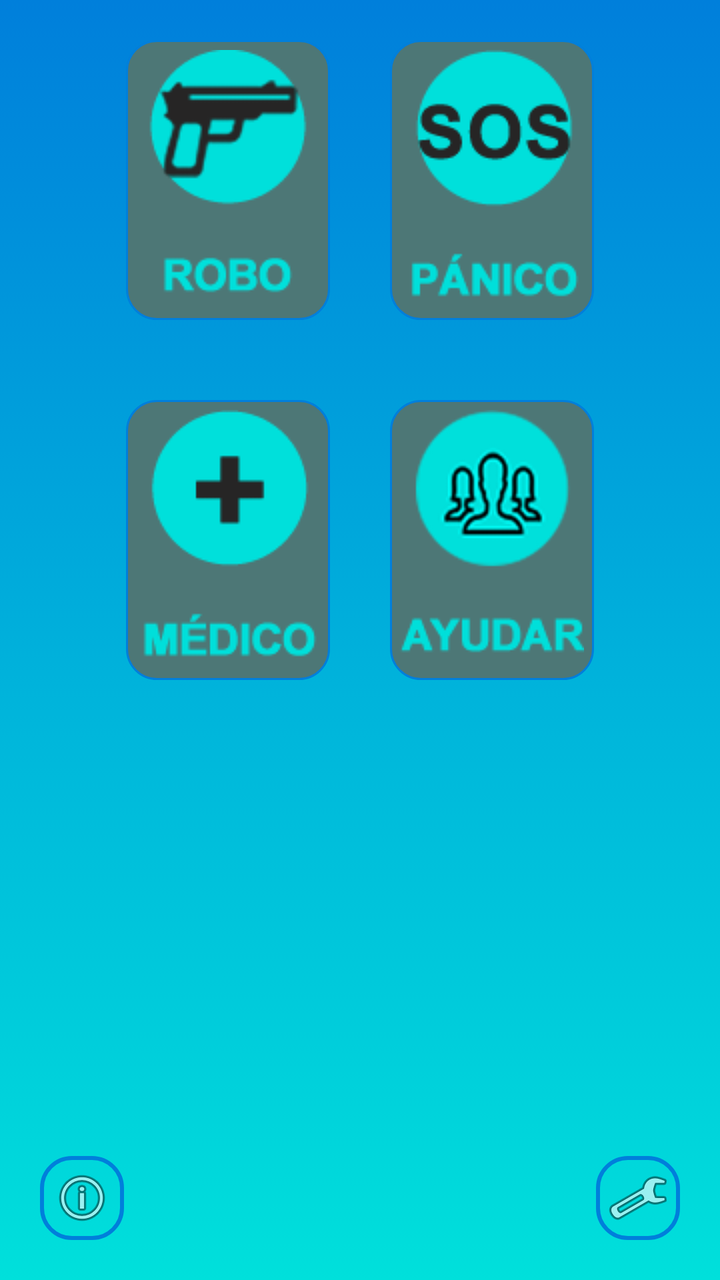
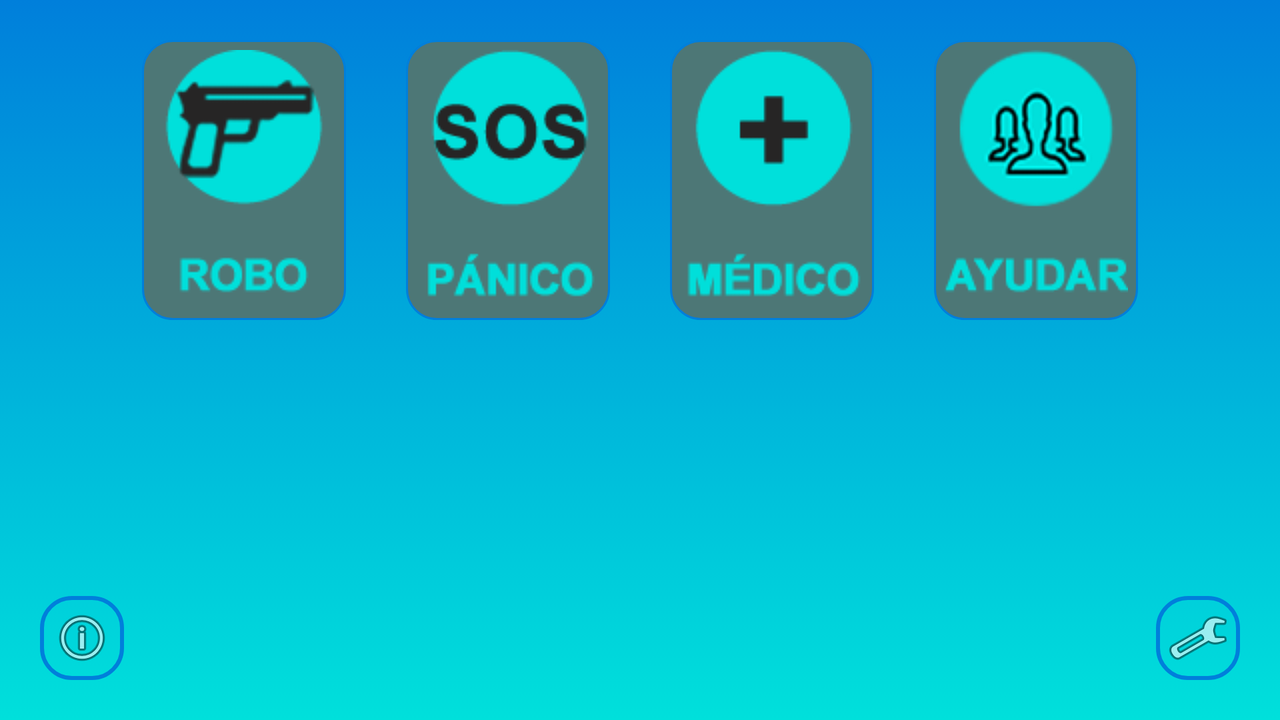

First picture: res/layout/ on a phone held upright. Second picture: the repository's own variant of that layout, on a device whose configuration matches the variant's folder. Source for both follows.
<!-- AndroidManifest.xml: application theme AppTheme -->
<!-- res/layout/activity_menu_principal.xml -->
<?xml version="1.0" encoding="utf-8"?>
<androidx.constraintlayout.widget.ConstraintLayout xmlns:android="http://schemas.android.com/apk/res/android"
    xmlns:app="http://schemas.android.com/apk/res-auto"
    xmlns:tools="http://schemas.android.com/tools"
    android:layout_width="match_parent"
    android:layout_height="match_parent"
    android:background="@drawable/degrade"
    tools:context=".MenuPrincipalActivity">

    <FrameLayout
        android:id="@+id/frameHeader"
        android:layout_width="match_parent"
        android:layout_height="wrap_content"
        app:layout_constraintTop_toTopOf="parent" />

    <ImageButton
        android:id="@+id/btnPerfil"
        android:layout_width="wrap_content"
        android:layout_height="wrap_content"
        android:layout_marginStart="20dp"
        android:layout_marginBottom="20dp"
        android:background="@drawable/boton"
        android:padding="5dp"
        app:layout_constraintBottom_toBottomOf="parent"
        app:layout_constraintStart_toStartOf="parent"
        app:srcCompat="@android:drawable/ic_menu_info_details" />

    <ImageButton
        android:id="@+id/btnConfiguracion"
        android:layout_width="wrap_content"
        android:layout_height="wrap_content"
        android:layout_marginEnd="20dp"
        android:layout_marginBottom="20dp"
        android:background="@drawable/boton"
        android:padding="5dp"
        app:layout_constraintBottom_toBottomOf="parent"
        app:layout_constraintEnd_toEndOf="parent"
        app:srcCompat="@android:drawable/ic_menu_preferences" />

    <TableLayout
        android:layout_width="wrap_content"
        android:layout_height="wrap_content"
        app:layout_constraintEnd_toEndOf="parent"
        app:layout_constraintHorizontal_bias="0.5"
        app:layout_constraintStart_toStartOf="parent"
        app:layout_constraintTop_toBottomOf="@id/frameHeader">

        <TableRow
            android:layout_width="wrap_content"
            android:layout_height="wrap_content"
            android:layout_margin="20dp">

            <ImageButton
                android:id="@+id/btnRobo"
                android:layout_width="wrap_content"
                android:layout_height="wrap_content"
                android:layout_column="0"
                android:layout_marginEnd="@dimen/menuprincipal_boton_margen"
                android:background="@drawable/menu_principal_row"
                android:padding="5dp"
                app:srcCompat="@drawable/menuprincipal_iconorobo" />

            <ImageButton
                android:id="@+id/btnSos"
                android:layout_width="wrap_content"
                android:layout_height="wrap_content"
                android:layout_column="1"
                android:background="@drawable/menu_principal_row"
                android:padding="5dp"
                app:srcCompat="@drawable/menuprincipal_iconopanico" />
        </TableRow>

        <TableRow
            android:layout_width="wrap_content"
            android:layout_height="wrap_content"
            android:layout_margin="20dp">

            <ImageButton
                android:id="@+id/btnAmbulancia"
                android:layout_width="wrap_content"
                android:layout_height="wrap_content"
                android:layout_column="0"
                android:layout_marginEnd="@dimen/menuprincipal_boton_margen"
                android:background="@drawable/menu_principal_row"
                android:padding="5dp"
                app:srcCompat="@drawable/menuprincipal_iconoambulancia" />

            <ImageButton
                android:id="@+id/btnAdicionales"
                android:layout_width="wrap_content"
                android:layout_height="wrap_content"
                android:layout_column="1"
                android:background="@drawable/menu_principal_row"
                android:padding="5dp"
                app:srcCompat="@drawable/menuprincipal_iconoayudavecino" />
        </TableRow>
    </TableLayout>


</androidx.constraintlayout.widget.ConstraintLayout>
<!-- resources referenced by this layout -->
<resources>
  <dimen name="menuprincipal_boton_margen">30dp</dimen>
  <!-- drawable boton (drawable) -->
  <?xml version="1.0" encoding="utf-8"?>
  <selector xmlns:android="http://schemas.android.com/apk/res/android">
      <item android:state_pressed="true" >
          <shape android:shape="rectangle" >
              <corners android:radius="15dip" />
              <stroke android:width="2dip" />
          </shape>
          <color android:color="@color/textoBoton"/>
      </item>
      <item android:state_focused="true">
          <shape android:shape="rectangle" >
              <corners android:radius="15dip" />
              <stroke android:width="2dip" android:color="@color/colorPrimary" />
          </shape>
          <color android:color="@color/textoBoton"/>
      </item>
      <item >
          <shape android:shape="rectangle"  >
              <corners android:radius="15dip" />
              <stroke android:width="2dip" android:color="@color/colorPrimary" />
          </shape>
          <color android:color="@color/textoBoton"/>
      </item>
  </selector>
  <!-- drawable degrade (drawable) -->
  <?xml version="1.0" encoding="utf-8"?>
  <selector xmlns:android="http://schemas.android.com/apk/res/android">
      <item>
          <shape>
              <gradient
                  android:angle="90"
                  android:startColor="@color/degradeStart"
                  android:endColor="@color/degradeEnd"
                  android:type="linear" />
          </shape>
      </item>
  </selector>
  <!-- drawable menu_principal_row (drawable) -->
  <?xml version="1.0" encoding="utf-8"?>
  <selector xmlns:android="http://schemas.android.com/apk/res/android">
      <item android:state_pressed="true" >
          <shape android:shape="rectangle"  >
              <corners android:radius="15dip" />
              <stroke android:width="1dip" />
          </shape>
      </item>
      <item android:state_focused="true">
          <shape android:shape="rectangle"  >
              <corners android:radius="15dip" />
              <stroke android:width="1dip" android:color="@color/colorPrimary" />
          </shape>
      </item>
      <item >
          <shape android:shape="rectangle" >
              <corners android:radius="15dip" />
              <stroke android:width="1dip" android:color="@color/colorPrimary" />
              <solid android:color="@color/shadow" />
          </shape>
      </item>
  </selector>
  <!-- drawable menuprincipal_iconoambulancia: png bitmap (drawable, 59790 bytes) -->
  <!-- drawable menuprincipal_iconoayudavecino: png bitmap (drawable, 64331 bytes) -->
  <!-- drawable menuprincipal_iconopanico: png bitmap (drawable, 62349 bytes) -->
  <!-- drawable menuprincipal_iconorobo: png bitmap (drawable, 64656 bytes) -->
  <style name="AppTheme" parent="Theme.AppCompat.Light.NoActionBar">
          
          <item name="colorPrimary">@color/colorPrimary</item>
          <item name="colorPrimaryDark">@color/colorPrimaryDark</item>
          <item name="colorAccent">@color/colorAccent</item>
          <item name="windowActionBar">false</item>
          <item name="android:windowFullscreen">true</item>
          <item name="android:editTextStyle">@style/EditText</item>
          <item name="android:textViewStyle">@style/TextView</item>
          <item name="android:buttonStyle">@style/Button</item>
      </style>
  <color name="textoBoton">#3949AB</color>
  <color name="colorPrimary">#007FDB</color>
  <color name="degradeStart">#00e0db</color>
  <color name="degradeEnd">#007FDB</color>
  <color name="shadow">#4D7776</color>
  <color name="colorPrimaryDark">#00e0db</color>
  <color name="colorAccent">#ffffff</color>
  <style name="EditText" parent="TextAppearance.AppCompat">
      </style>
  <style name="TextView" parent="TextAppearance.AppCompat">
      </style>
  <style name="Button" parent="TextAppearance.AppCompat">
          <item name="android:background">@drawable/boton</item>
          <item name="android:textAlignment">center</item>
          <item name="android:textSize">@dimen/boton</item>
      </style>
  <dimen name="boton">24sp</dimen>
</resources>
<!-- res/layout-land/activity_menu_principal.xml (the repository's variant of the layout above) -->
<!-- drawn on the phone turned sideways -->
<?xml version="1.0" encoding="utf-8"?>
<androidx.constraintlayout.widget.ConstraintLayout xmlns:android="http://schemas.android.com/apk/res/android"
    xmlns:app="http://schemas.android.com/apk/res-auto"
    xmlns:tools="http://schemas.android.com/tools"
    android:layout_width="match_parent"
    android:layout_height="match_parent"
    android:background="@drawable/degrade"
    tools:context=".MenuPrincipalActivity">

    <FrameLayout
        android:id="@+id/frameHeader"
        android:layout_width="match_parent"
        android:layout_height="wrap_content"
        app:layout_constraintTop_toTopOf="parent" />

    <ImageButton
        android:id="@+id/btnPerfil"
        android:layout_width="wrap_content"
        android:layout_height="wrap_content"
        android:layout_marginStart="20dp"
        android:layout_marginBottom="20dp"
        android:background="@drawable/boton"
        android:padding="5dp"
        app:layout_constraintBottom_toBottomOf="parent"
        app:layout_constraintStart_toStartOf="parent"
        app:srcCompat="@android:drawable/ic_menu_info_details" />

    <ImageButton
        android:id="@+id/btnConfiguracion"
        android:layout_width="wrap_content"
        android:layout_height="wrap_content"
        android:layout_marginEnd="20dp"
        android:layout_marginBottom="20dp"
        android:background="@drawable/boton"
        android:padding="5dp"
        app:layout_constraintBottom_toBottomOf="parent"
        app:layout_constraintEnd_toEndOf="parent"
        app:srcCompat="@android:drawable/ic_menu_preferences" />

    <TableLayout
        android:layout_width="wrap_content"
        android:layout_height="wrap_content"
        app:layout_constraintEnd_toEndOf="parent"
        app:layout_constraintHorizontal_bias="0.5"
        app:layout_constraintStart_toStartOf="parent"
        app:layout_constraintTop_toBottomOf="@id/frameHeader">

        <TableRow
            android:layout_width="wrap_content"
            android:layout_height="wrap_content"
            android:layout_margin="20dp">

            <ImageButton
                android:id="@+id/btnRobo"
                android:layout_width="wrap_content"
                android:layout_height="wrap_content"
                android:layout_column="0"
                android:layout_marginEnd="@dimen/menuprincipal_boton_margen"
                android:background="@drawable/menu_principal_row"
                android:padding="5dp"
                app:srcCompat="@drawable/menuprincipal_iconorobo" />

            <ImageButton
                android:id="@+id/btnSos"
                android:layout_width="wrap_content"
                android:layout_height="wrap_content"
                android:layout_column="1"
                android:background="@drawable/menu_principal_row"
                android:padding="5dp"
                android:layout_marginEnd="@dimen/menuprincipal_boton_margen"
                app:srcCompat="@drawable/menuprincipal_iconopanico" />

            <ImageButton
                android:id="@+id/btnAmbulancia"
                android:layout_width="wrap_content"
                android:layout_height="wrap_content"
                android:layout_column="2"
                android:layout_marginEnd="@dimen/menuprincipal_boton_margen"
                android:background="@drawable/menu_principal_row"
                android:padding="5dp"
                app:srcCompat="@drawable/menuprincipal_iconoambulancia" />

            <ImageButton
                android:id="@+id/btnAdicionales"
                android:layout_width="wrap_content"
                android:layout_height="wrap_content"
                android:layout_column="3"
                android:background="@drawable/menu_principal_row"
                android:padding="5dp"
                app:srcCompat="@drawable/menuprincipal_iconoayudavecino" />
        </TableRow>
    </TableLayout>


</androidx.constraintlayout.widget.ConstraintLayout>
